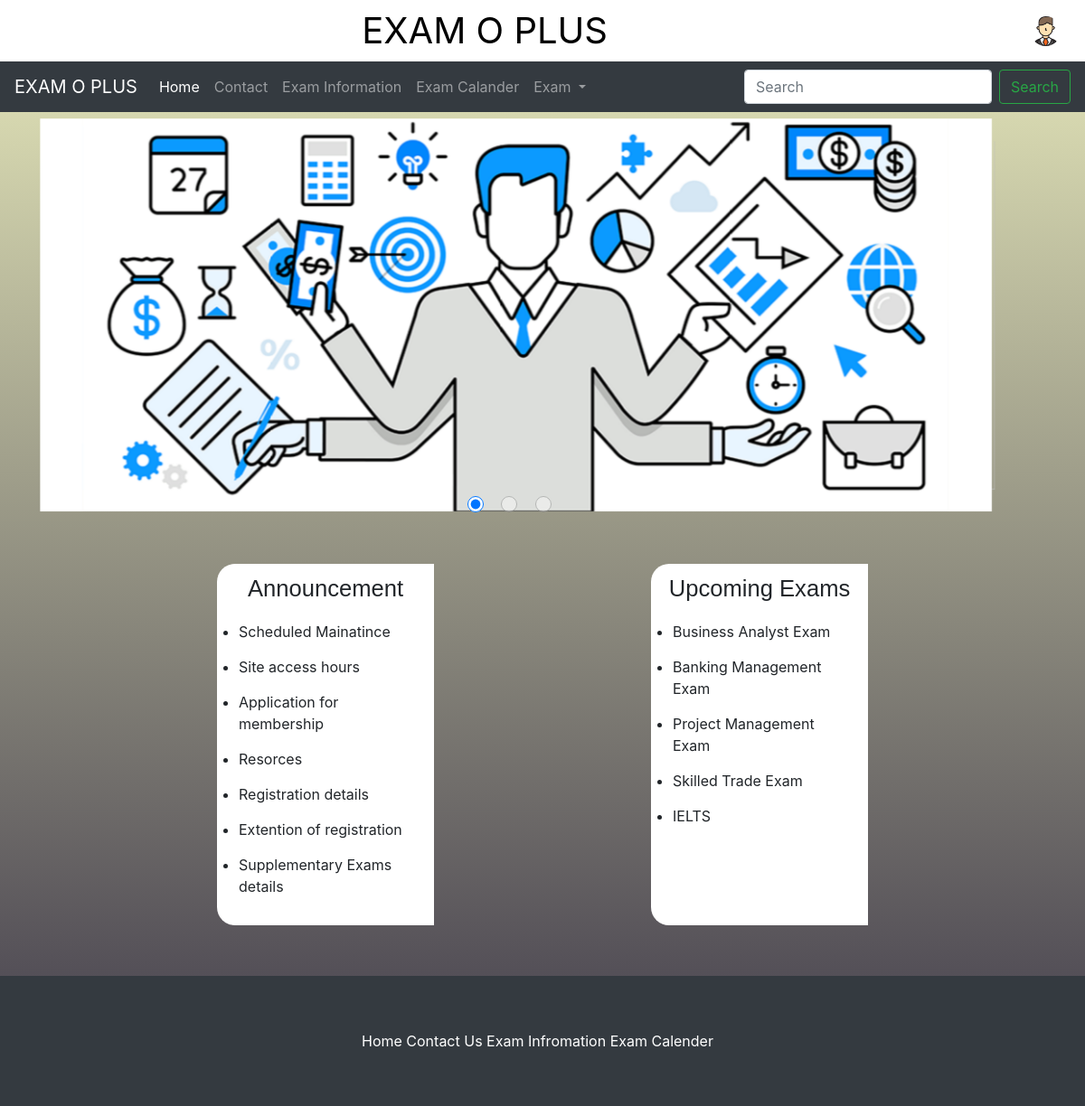
Page /index.php (signed in) on the committed database.
### tables this page shows
CREATE TABLE `employeedetails` (
  `EmpID` int(20) NOT NULL,
  `Namewithintials` varchar(100) NOT NULL,
  `Fullname` varchar(100) NOT NULL,
  `DOB` date NOT NULL,
  `Gender` varchar(20) NOT NULL,
  `EmpAddress` varchar(100) NOT NULL,
  `EmpNIC` int(50) NOT NULL,
  `Email` text NOT NULL,
  `MobileNumber` int(10) NOT NULL,
  `Username` varchar(50) NOT NULL,
  `Password` varchar(100) NOT NULL,
  `profilepic` text NOT NULL DEFAULT '0',
  `usertype` varchar(100) NOT NULL DEFAULT 'user'
);

CREATE TABLE `examdetails` (
  `ExamID` int(11) NOT NULL,
  `empid` int(11) NOT NULL,
  `Examname` text NOT NULL,
  `Examdetails` text NOT NULL,
  `Startingdate` date NOT NULL,
  `Deadline` date NOT NULL,
  `startdate` date NOT NULL
);

### index.php (the view, shortened to what this page needs)
    <?php
include("partials/nav.php");
    ?>
<!DOCTYPE html>
<html lang="en">
<head>
    <link rel="stylesheet" href="CSS/main.css?version=2.3">
    <link rel="stylesheet" href="CSS/index.css?version=2.5">
    <link rel="stylesheet" href="https://cdnjs.cloudflare.com/ajax/libs/font-awesome/4.7.0/css/font-awesome.min.css">
    <link rel="stylesheet" href="https://cdnjs.cloudflare.com/ajax/libs/font-awesome/4.7.0/css/font-awesome.min.css">
</head>
<body>
    <section class="mainContainer">
        <section id="slider">
                <label for="s1" id="slide1"><img src="img/3.png" alt=""></label>
                <label for="s2" id="slide2"><img src="img/hr.jpg" alt="" width="1000" height="475"></label>
                <label for="s3" id="slide3"><img src="img/bank.png" alt="" width="1000" height="475"></label>
        </section>
        <div class="annupCon">
           <div class="annupSubCon">
            <h1>Announcement</h1>
               <div class="subinner">
                    <ul>
                    <li>Scheduled Mainatince</li>
                        <li>Site access hours</li>
                        <li>Application for membership</li>
                        <li>Resorces</li>
                        <li>Registration details</li>
                        <li>Extention of registration</li>
                        <li>Supplementary Exams details</details></li>
                    </ul>
               </div>
           </div>
           <div class="annupSubCon">
                <h1>Upcoming Exams</h1>
                <div class="subinner">
                <ul>
                <?php
                       $sql = "SELECT Examname FROM examdetails";
                           $result = $conn->query($sql);
                    if ($result->num_rows > 0) {
                        while($row = $result->fetch_assoc()) {
                            echo "<li> " . $row["Examname"] ;
                        }
                        } else {
                            echo "<li>0 results</li>";
                        }
                     ?>
                    </ul>
                </div>
            </div>
        </div>
<?php include("partials/footer.php")?>
    </section>
</body>
</html>

### partials/nav.php (shortened to what this page needs)
<?php
include("Constant/config.php");
$EmpID = $_SESSION['empid'];
$sql = "SELECT * FROM employeedetails WHERE EmpID=?";
$stmt = $conn->prepare($sql);
$stmt->bind_param("i", $EmpID);
$stmt->execute();
$result = $stmt->get_result();
while($rows = $result->fetch_assoc()){
    $profilepic = $rows['profilepic'];
}
?>
<!DOCTYPE html>
<html lang="en">
<head>
<link rel="stylesheet" href="CSS/index.css?version=2.3">
<link rel="stylesheet" href="CSS/main.css?version=2.3">
<link rel="stylesheet" href="https://cdn.jsdelivr.net/npm/bootstrap@4.3.1/dist/css/bootstrap.min.css">
  </head>
<body>
<div class="topfixedelements">
        <div class="topheader">
            <div class="thnamecon">EXAM O PLUS</div>
            <div class="thlogocon">
            <a href="userview.php">
                <img src="<?php echo $profilepic;?>" alt="" width="100" height="100">
            </a>
            </div>
        </div>
<nav class="navbar navbar-expand-lg navbar-dark bg-dark">
  <a class="navbar-brand" href="index.php">EXAM O PLUS</a>
  <div class="collapse navbar-collapse" id="navbarSupportedContent">
    <ul class="navbar-nav mr-auto">
      <li class="nav-item active">
        <a class="nav-link" href="index.php">Home <span class="sr-only">(current)</span></a>
      </li>
      <li class="nav-item">
        <a class="nav-link" href="Contact.php">Contact</a>
      </li>
      <li class="nav-item">
        <a class="nav-link" href="infor.php">Exam Information</a>
      </li>
      <li class="nav-item">
        <a class="nav-link" href="example.php">Exam Calander</a>
      </li>
      <li class="nav-item dropdown">
        <a class="nav-link dropdown-toggle" href="#" id="navbarDropdown" role="button" data-toggle="dropdown" aria-haspopup="true" aria-expanded="false">
          Exam
        </a>
      </li>
    </ul>
    <form class="form-inline my-2 my-lg-0">
      <input class="form-control mr-sm-2" type="search" placeholder="Search" aria-label="Search">
      <button class="btn btn-outline-success my-2 my-sm-0" type="submit">Search</button>
    </form>
  </div>
</nav>
    </div>
</body>
</html>

### CSS/index.css (style rules this page uses)
body { background-repeat: no-repeat; background-attachment: fixed; background-size: cover; background: #403B4A; background: -webkit-linear-gradient(to bottom, #E7E9BB, #403B4A); background: linear-gradient(to bottom, #E7E9BB, #403B4A); }
h1 { font-family: sans-serif; font-size: 2.5em; text-align: center; }
#slider { position: relative; width: 50%; height: 30vw; margin: 80px auto; font-family: 'Helvetica Neue', sans-serif; perspective: 1400px; transform-style: preserve-3d; }
#slider label { position: absolute; width: 100%; height: 100%; left: 0; top: 0; color: white; font-size: 70px; font-weight: bold; border-radius: 5px; cursor: pointer; display: flex; align-items: center; justify-content: center; transition: transform 400ms ease; }
#slide1 { background: rgb(24, 57, 70); }
#slide2 { background: rgb(25, 170, 196); }
#slide3 { background: dodgerblue; }
#s1:checked ~ #slide1,#s2:checked ~ #slide2,#s3:checked ~ #slide3 { transform: translate3d(-5%, 0, -50px); }
#s1:checked ~ #slide2,#s2:checked ~ #slide3,#s3:checked ~ #slide1 { transform: translate3d(15%, 0, -250px); }
#s1:checked ~ #slide3,#s2:checked ~ #slide1,#s3:checked ~ #slide2 { transform: translate3d(-30%, 0, -250px); }
li a { display: block; color: #000; padding: 8px 16px; text-decoration: none; }
.topfixedelements { width: 100%; position: fixed; z-index: 10; top: 0%; }
.topheader { padding: .5vh 0; justify-content: space-between; align-items: center; display: flex; width: 100%; background-color: white; }
.thnamecon { width: 56%; text-align: right; font-size: 2.5rem; color: black; }
.thlogocon { width: 5%; justify-content: right; align-items: right; display: flex; }
.thlogocon img { width: 55%; height: auto; border-radius: 50%; overflow: hidden; }
.mainContainer { margin: 20vh 0 0 0; }
.annupCon { justify-content: space-around; align-items: center; display: flex; width: 80%; margin: 0 auto; }
.annupSubCon { width: 25%; height: 400px; background-color: white; border-top-left-radius: 20px; border-bottom-left-radius: 20px; margin: 3vh 0 7vh 0 ; }
.annupSubCon h1 { text-align: center; font-size: 1.6rem; padding: 5%; }
.subinner { overflow-y: scroll; width: 100%; height: 80%; padding: 0 10%; }
.subinner ul li { padding: 0 0 15px 0 ; }

### CSS/main.css (style rules this page uses)
* { padding: 0; margin: 0; }

### partials/footer.php (style rules this page uses)
* { padding: 0; margin: 0; }

### rows in the picture
employeedetails: profilepic (picture)
examdetails: Examname "Business Analyst Exam"
examdetails: Examname "Banking Management Exam"
examdetails: Examname "Project Management Exam"
examdetails: Examname "Skilled Trade Exam"
examdetails: Examname "IELTS"
